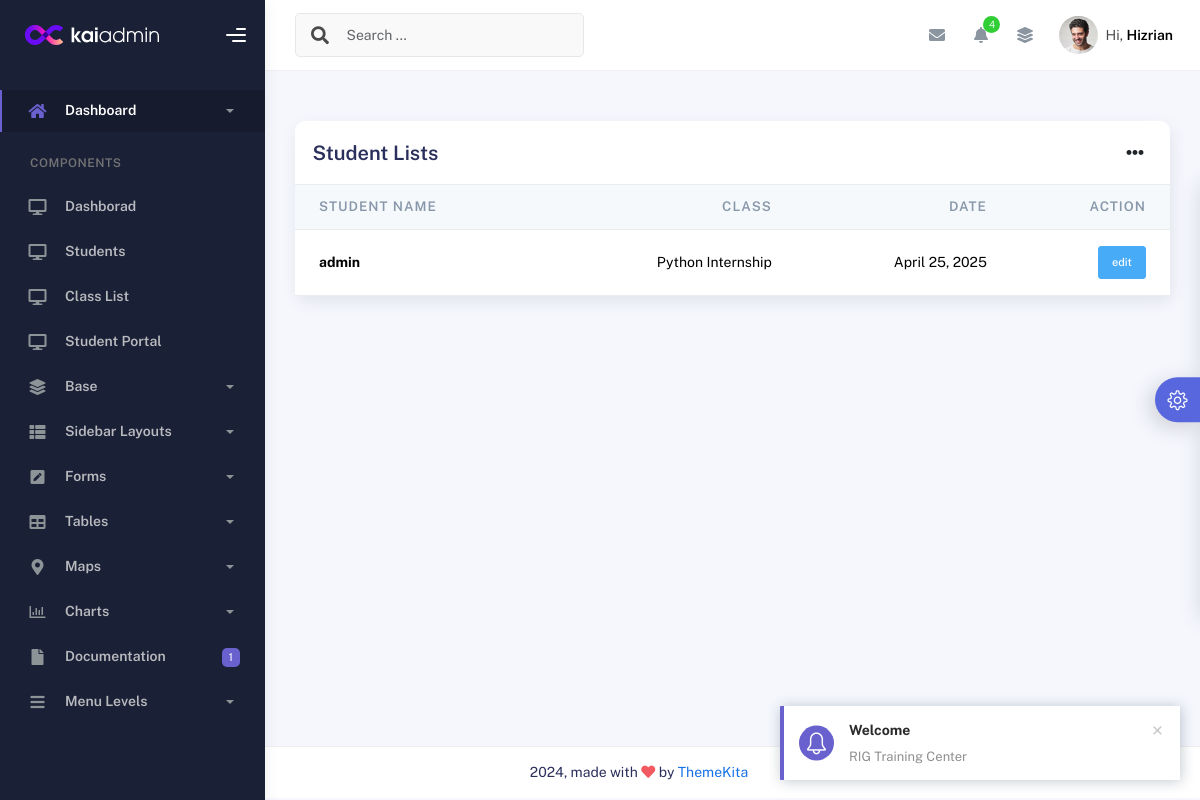
/StudentList/, run on the app's committed database.
### myapp/models.py (models this page shows, shortened)
class StudentsEnroll(models.Model):
    usr = models.ForeignKey(User, on_delete=models.CASCADE)
    classname = models.ForeignKey(ClassName, on_delete=models.CASCADE)
    enroll_date = models.DateField()
    created_at = models.DateTimeField(auto_now_add=True)
    updated_at = models.DateTimeField(auto_now=True)

class ClassName(models.Model):
    class_name = models.CharField(max_length=255)
    course = models.ForeignKey(Courses, on_delete=models.CASCADE, blank=True, null=True)
    trainer = models.ForeignKey(Trainers, on_delete=models.CASCADE, blank=True, null=True)
    start_date = models.DateField(blank=True, null=True)
    end_date = models.DateField(blank=True, null=True)
    class_status = models.ForeignKey(ClassStatus, on_delete=models.CASCADE, blank=True, null=True)
    created_at = models.DateTimeField(auto_now_add=True)
    updated_at = models.DateTimeField(auto_now=True)
    def __str__(self):
        return self.class_name

### myapp/views.py (the view, shortened to what this page needs)
# urls.py: path('StudentList/', StudentList.as_view(), name='StudentList'),
class StudentList(View):
    def get(self, request):
        st = StudentsEnroll.objects.all()
        stuForm = StudentRegForm()
        context ={'st':st, 'stuForm':stuForm}
        return render(request, 'school/StudentList.html', context)

### myapp/forms.py
class StudentRegForm(forms.ModelForm):
    class Meta:
        model = StudentsEnroll
        fields = ['usr', 'classname', 'enroll_date']
        widgets = {
            'usr': forms.Select(attrs={'class': 'form-control'}),
            'classname': forms.Select(attrs={'class': 'form-control'}),
            'enroll_date': forms.DateInput(attrs={'type':'date', 'class': 'form-control w-50'}),
        }

### templates/school/StudentList.html (shortened to what this page needs)
{% extends 'school/index.html' %}
{% load static %}
{% block content %}
<div class="container">
    <div class="page-inner">
      <div
        class="d-flex align-items-left align-items-md-center flex-column flex-md-row pt-2 pb-4"
      >
      </div>
      <div class="row">
        <div class="col-md-12">
          <div class="card card-round">
            <div class="card-header">
              <div class="card-head-row card-tools-still-right">
                <div class="card-title">Student Lists</div>
                <div class="card-tools">
                  <div class="dropdown">
                    <button
                      class="btn btn-icon btn-clean me-0"
                      type="button"
                      id="dropdownMenuButton"
                      data-bs-toggle="dropdown"
                      aria-haspopup="true"
                      aria-expanded="false"
                    >
                      <i class="fas fa-ellipsis-h"></i>
                    </button>
                  </div>
                </div>
              </div>
            </div>
            <div class="card-body p-0">
              <div class="table-responsive">
                <table class="table align-items-center mb-0">
                  <thead class="thead-light">
                    <tr>
                      <th scope="col">Student Name</th>
                      <th scope="col" class="text-end">Class</th>
                      <th scope="col" class="text-end">Date</th>
                      <th scope="col" class="text-end">Action</th>
                    </tr>
                  </thead>
                  <tbody>
{% for i in st %}
                    <tr>
                      <th scope="row">
                        {{i.usr}}
                      </th>
                      <td class="text-end">{{i.classname}}</td>
                      <td class="text-end">{{i.enroll_date}}</td>
                      <td class="text-end">
                        <a href="#" class="btn btn-sm btn-info">edit</a>
                    </td>
                    </tr>
                    {% endfor %}
                  </tbody>
                </table>
              </div>
            </div>
          </div>
        </div>
      </div>
    </div>
  </div>
{% endblock content %}

### data on the page
StudentsEnroll: usr "admin", classname "Python Internship", enroll_date "April 25, 2025"
